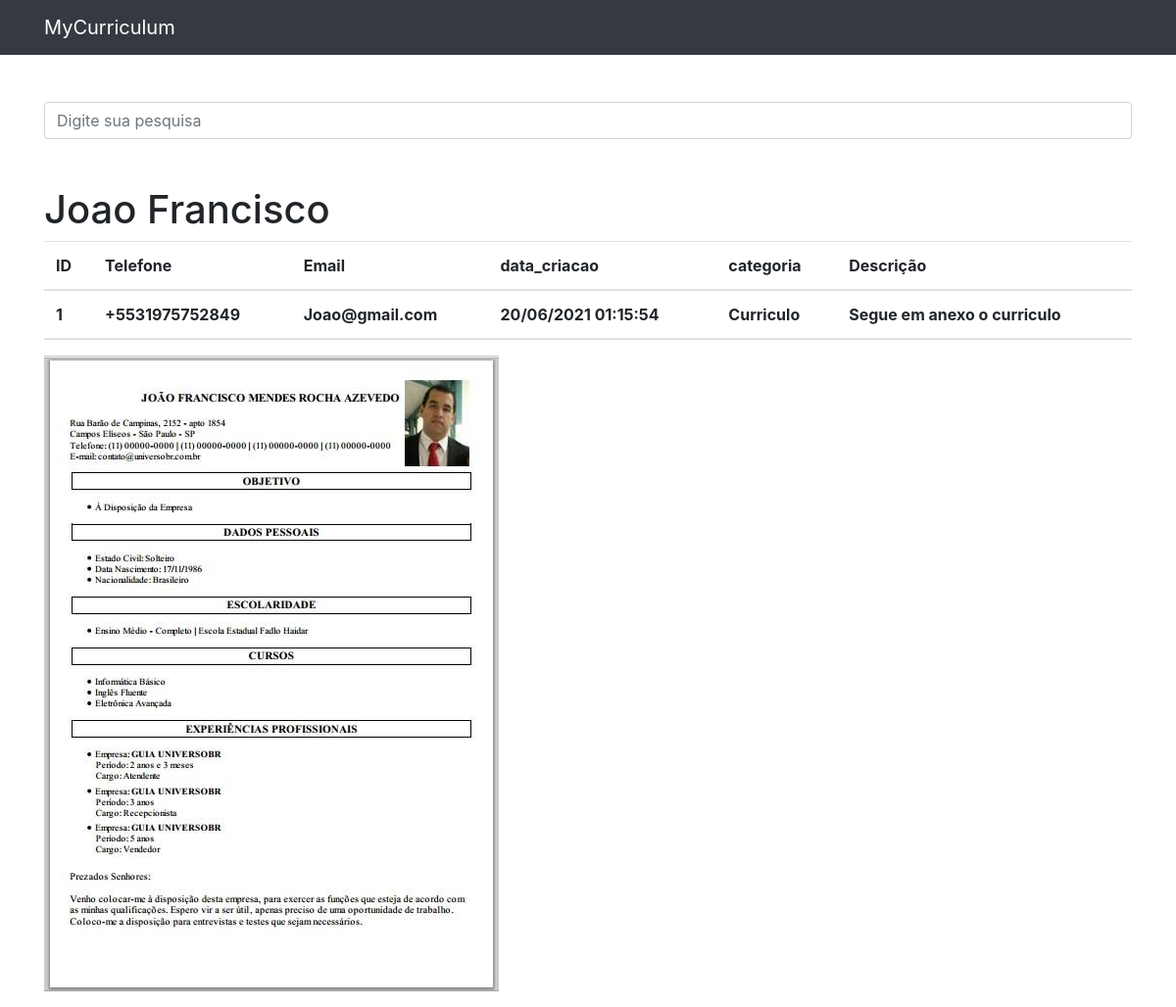
The page /1 on the database its author committed.
### contatos/models.py (models this page shows, shortened)
class Contato(models.Model):
    nome = models.CharField(max_length=150)
    sobrenome = models.CharField(max_length=255, blank=True)
    telefone = models.CharField(max_length=255)
    email = models.CharField(max_length=255, blank=True)
    data_criacao = models.DateTimeField(default=timezone.now)
    descricao = models.TextField(blank=True)
    categoria = models.ForeignKey(Categoria, on_delete=models.DO_NOTHING)
    mostrar = models.BooleanField(default=True)
    foto = models.ImageField(blank=True, upload_to='fotos/%Y/%m/')

class Categoria(models.Model):
    nome = models.CharField(max_length=255)
    def __str__(self):
        return self.nome

### contatos/views.py (the view)
# urls.py: path('<int:contato_id>', views.ver_contato, name='ver_contato'),
def ver_contato(request, contato_id):
    contato = get_object_or_404(Contato, id=contato_id)
    if not contato.mostrar:
        raise Http404()
    return render(request, 'contatos/ver_contato.html', {
        'contato': contato
    })

### contatos/templates/contatos/ver_contato.html (shortened to what this page needs)
{% extends 'base.html' %}
{%block conteudo%}
  <h1 class="mt-5">{{ contato.nome }} {{ contato.sobrenome }}</h1>
  <dl>
  <table class="table table-striped">
      <thead>
      <tr>
          <th scope="col">ID</th>
          <th scope="col">Telefone</th>
          <th scope="col">Email</th>
          <th scope="col">data_criacao</th>
          <th scope="col">categoria</th>
          <th scope="col">Descrição</th>
        </tr>
        <tr>
          <th scope="col">{{ contato.id }}</th>
          <th scope="col">{{ contato.telefone }}</th>
          <th scope="col">{{ contato.email }}</th>
          <th scope="col">{{ contato.data_criacao|date:'d/m/Y H:i:s' }}</th>
          <th scope="col">{{ contato.categoria }}</th>
          <th scope="col">{{ contato.descricao }}</th>
        </tr>
      </thead>
  </table>
    {% if contato.foto %}
      <p>
        <img src="{{ contato.foto.url }}" style="max-width: 500px; height: auto;">
      </p>
    {% endif %}
{%endblock%}

### rows shown on the page
Contato: nome "Joao", sobrenome "Francisco", id "1", telefone "+5531975752849", email "Joao@gmail.com", data_criacao "20/06/2021 01:15:54", categoria "Curriculo", descricao "Segue em anexo o curriculo", foto (picture)
